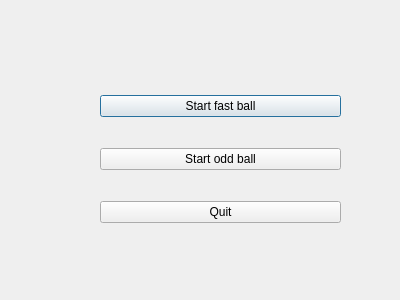
<?xml version="1.0" encoding="UTF-8"?>
<ui version="4.0">
 <class>Dialog</class>
 <widget class="QDialog" name="Dialog">
  <property name="geometry">
   <rect>
    <x>0</x>
    <y>0</y>
    <width>400</width>
    <height>300</height>
   </rect>
  </property>
  <property name="windowTitle">
   <string>Dialog</string>
  </property>
  <widget class="QWidget" name="gridLayoutWidget">
   <property name="geometry">
    <rect>
     <x>100</x>
     <y>70</y>
     <width>241</width>
     <height>181</height>
    </rect>
   </property>
   <layout class="QGridLayout" name="gridLayout">
    <item row="0" column="0">
     <widget class="QPushButton" name="oddButton">
      <property name="text">
       <string>Start fast ball</string>
      </property>
     </widget>
    </item>
    <item row="1" column="0">
     <widget class="QPushButton" name="fastButton">
      <property name="text">
       <string>Start odd ball</string>
      </property>
     </widget>
    </item>
    <item row="2" column="0">
     <widget class="QPushButton" name="quitButton">
      <property name="text">
       <string>Quit</string>
      </property>
     </widget>
    </item>
   </layout>
  </widget>
 </widget>
 <resources/>
 <connections/>
</ui>
